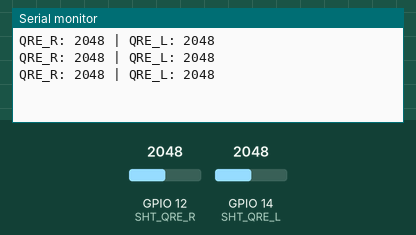
Simulated run of this sketch. Board: ESP32. Shown: the last lines printed to the serial monitor. The inputs (shaded band) are chosen by the test bench; at power-on: GPIO 12 (SHT_QRE_R) = 2048, GPIO 14 (SHT_QRE_L) = 2048.

Above: at 1.3 s.
1.4 s: GPIO 12 (SHT_QRE_R) set to 2866
At 1.9 s:
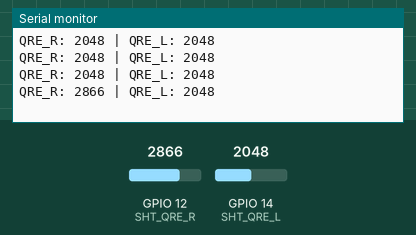
2.9 s: GPIO 14 (SHT_QRE_L) set to 2866
At 3.4 s:
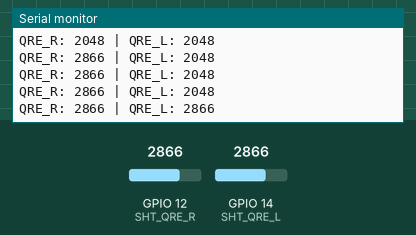
4.4 s: GPIO 12 (SHT_QRE_R) set to 3603
At 4.9 s:
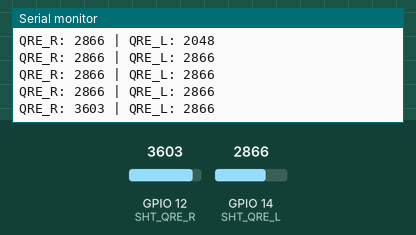
5.9 s: GPIO 14 (SHT_QRE_L) set to 3603
At 6.4 s:
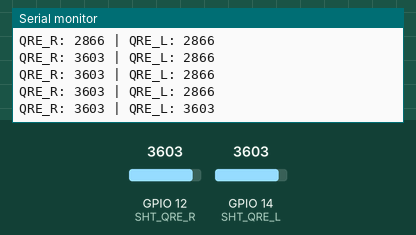
Timing chart, 0 to 8.4 s (numbered marks = the images above; inputs shaded):
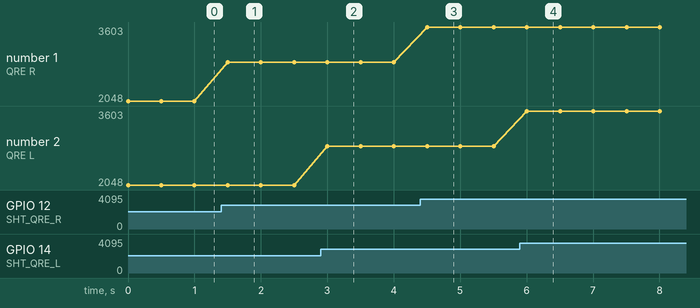

Measured:
- after the input at 1.4 s, the serial monitor: prints a new line after 0.10 s (image 1)
- after the input at 2.9 s, the serial monitor: prints a new line after 0.10 s (image 2)
- after the input at 4.4 s, the serial monitor: prints a new line after 0.10 s (image 3)
- after the input at 5.9 s, the serial monitor: prints a new line after 0.11 s (image 4)
- plotted number 1: 2048 → 2866 after the input at 1.4 s, 2866 → 3603 after the input at 4.4 s

The sketch:

LIGAR_2_QREs.ino
```cpp
// Define pinos
#define SHT_QRE_R 12
#define SHT_QRE_L 14

void setup_QREs(){
  Serial.begin(115200);
  pinMode(SHT_QRE_R, INPUT);
  pinMode(SHT_QRE_L, INPUT);
}

void setup() {
  // put your setup code here, to run once:
  setup_QREs();
}

void loop() {
  // put your main code here, to run repeatedly:
  Serial.printf("QRE_R: %u | QRE_L: %u\n", analogRead(SHT_QRE_R), analogRead(SHT_QRE_L));
  delay(500);
}
```
